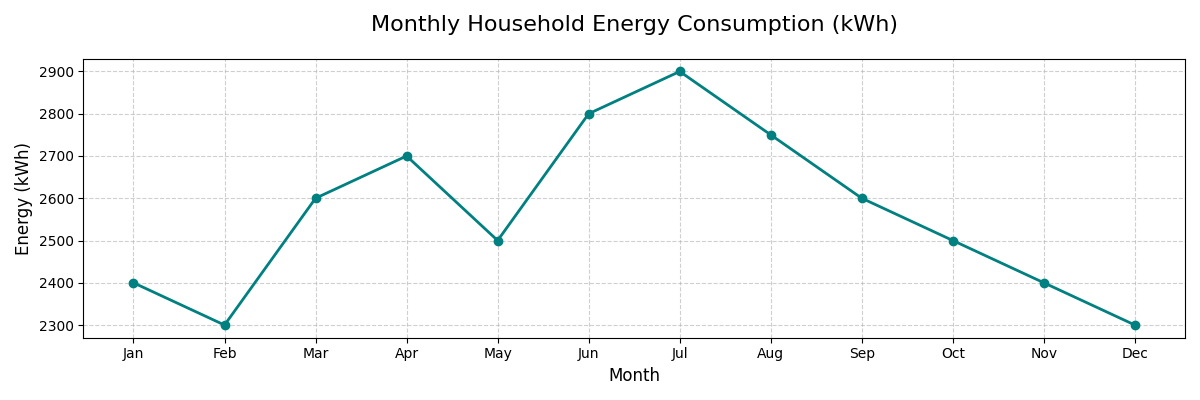

Here is the Python script that generated this plot:
import matplotlib.pyplot as plt
import numpy as np

# Extend categories with additional activities
activities = [
    'Heating & Cooling', 'Water Heating', 'Lighting', 'Appliances', 'Electronics',
    'Other', 'Renewable Energy', 'Insulation', 'Cooking', 'Refrigerators', 'Washing Machines',
    'Smart Home Devices', 'Electric Vehicles', 'Home Office'
]
# Extend raw data for calculating percentages
energy_consumption = np.array([2500, 1500, 1000, 1200, 800, 500, 1000, 500, 500, 300, 200, 300, 600, 400])
total_consumption = energy_consumption.sum()
percentages_calculated = (energy_consumption / total_consumption) * 100

# Extend color palette
colors = [
    '#ff9999', '#66b3ff', '#99ff99', '#ffcc99', '#c2c2f0', '#ffb3e6', 
    '#ff6666', '#66ffb3', '#b3b3cc', '#99ccff', '#ffcccb', '#fa8072', 
    '#ffdb58', '#d3ffba'
]

# Initialize the figure and axis
fig, ax = plt.subplots(figsize=(12, 10))

# Create a horizontal bar chart
bars = ax.barh(activities, percentages_calculated, color=colors)

# Add percentage labels inside the bars
for bar, percentage in zip(bars, percentages_calculated):
    ax.text(bar.get_width() / 2, bar.get_y() + bar.get_height()/2, f'{percentage:.1f}%', 
            va='center', ha='center', color='black', fontsize=9)

# Set title and labels
ax.set_title('Detailed Breakdown of Household Energy Consumption\nby Activity and Appliance', fontsize=16, pad=20)
ax.set_xlabel('Percentage of Total Energy (%)', fontsize=12)

# Add a legend with adjusted location
ax.legend(bars, activities, bbox_to_anchor=(1.05, 1), loc='upper left', fontsize=10, title="Categories")

# Set x-axis range to ensure it covers 0-100%
ax.set_xlim(0, 100)

# Improve layout spacing to avoid overlapping
plt.tight_layout(rect=[0, 0, 0.85, 1])

# Adjust the secondary plot to demonstrate comparative monthly consumption
fig, ax2 = plt.subplots(figsize=(12, 4))
months = np.arange(1, 13)
monthly_consumption = [2400, 2300, 2600, 2700, 2500, 2800, 2900, 2750, 2600, 2500, 2400, 2300]
ax2.plot(months, monthly_consumption, marker='o', color='teal', linestyle='-', linewidth=2)

# Add titles, labels, and grid
ax2.set_title('Monthly Household Energy Consumption (kWh)', fontsize=16, pad=20)
ax2.set_xlabel('Month', fontsize=12)
ax2.set_ylabel('Energy (kWh)', fontsize=12)
ax2.set_xticks(months)
ax2.set_xticklabels(['Jan', 'Feb', 'Mar', 'Apr', 'May', 'Jun', 'Jul', 'Aug', 'Sep', 'Oct', 'Nov', 'Dec'])
ax2.grid(True, linestyle='--', alpha=0.6)

# Improve layout spacing
plt.tight_layout()

# Display both plots
plt.show()
